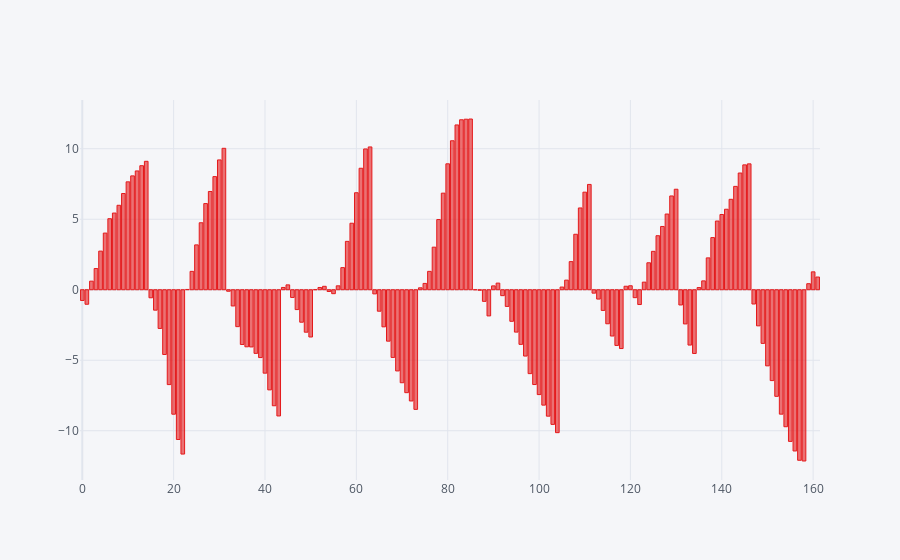

The notebook cell saved with this chart:
### Code cell
# kr.plot(subplots=True,kind='bar',figsize=(20,2),  grid=True, alpha=0.7, color='green')
kr.iplot(subplots=True,kind='bar',colorscale="set1")

### Figure 1 — Plotly figure (JSON) as saved in the notebook; plotly's stock layout.template omitted (floating-point values rounded to 4 significant figures; data arrays with more than 128 entries replaced by an {"elided": "..."} marker saying what was removed)
{"data": [{"marker": {"color": "rgba(228, 26, 28, 0.6)", "line": {"color": "rgba(228, 26, 28, 1.0)", "width": 1}}, "name": "0", "orientation": "v", "text": "", "type": "bar", "x": {"elided": "162 int values"}, "xaxis": "x", "y": {"elided": "162 float values"}, "yaxis": "y"}], "layout": {"legend": {"bgcolor": "#F5F6F9", "font": {"color": "#4D5663"}}, "paper_bgcolor": "#F5F6F9", "plot_bgcolor": "#F5F6F9", "title": {"font": {"color": "#4D5663"}}, "xaxis": {"anchor": "y", "domain": [0, 1], "gridcolor": "#E1E5ED", "showgrid": true, "tickfont": {"color": "#4D5663"}, "title": {"font": {"color": "#4D5663"}, "text": ""}, "zerolinecolor": "#E1E5ED"}, "yaxis": {"anchor": "x", "domain": [0, 1], "gridcolor": "#E1E5ED", "showgrid": true, "tickfont": {"color": "#4D5663"}, "title": {"font": {"color": "#4D5663"}, "text": ""}, "zerolinecolor": "#E1E5ED"}}}
